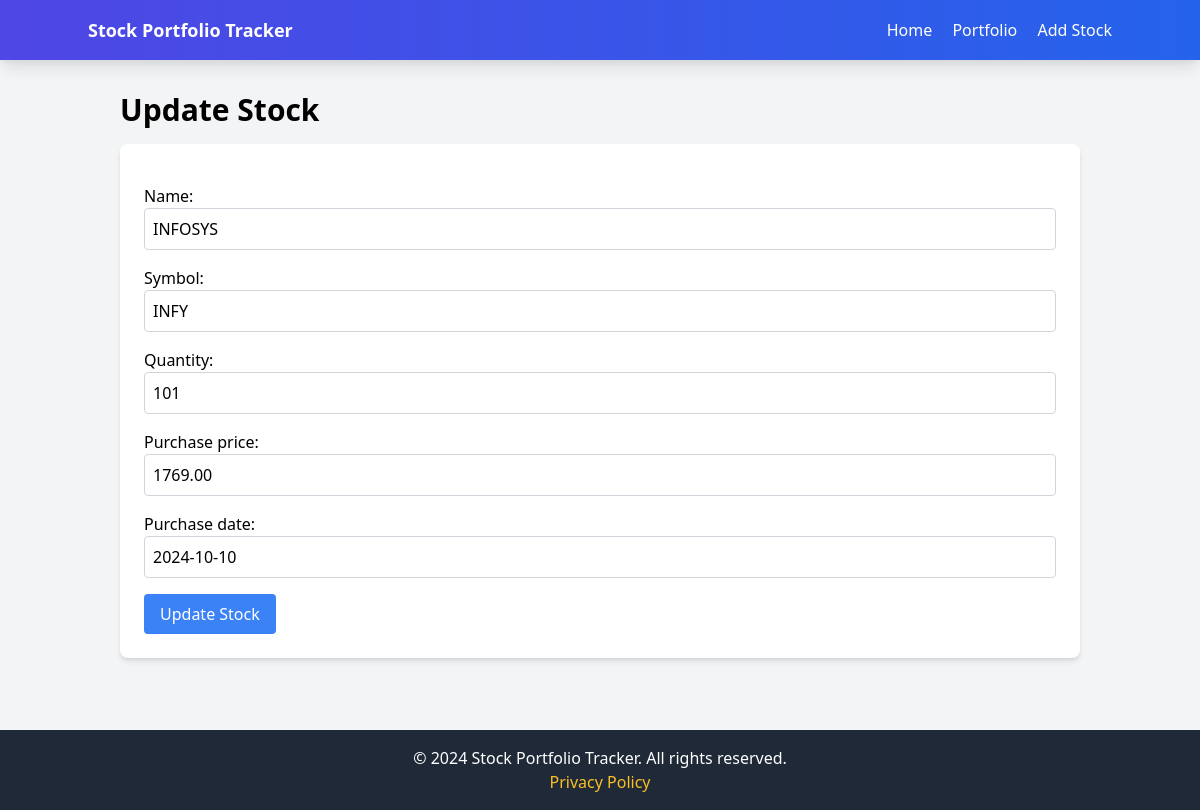
The app's page /update/2/ (signed in) with its own data.
### portfolio/models.py (models this page shows, shortened)
class Stock(models.Model):
    user = models.ForeignKey(User, on_delete=models.CASCADE)
    name = models.CharField(max_length=100, default='Unnamed Stock')
    symbol = models.CharField(max_length=10)
    quantity = models.PositiveIntegerField()
    purchase_price = models.DecimalField(max_digits=10, decimal_places=2)
    current_price = models.DecimalField(max_digits=10, decimal_places=2, default=0)  # Assuming you have this field already
    daily_change = models.DecimalField(max_digits=10, decimal_places=2, default=0)  # New field for daily change
    purchase_date = models.DateField(default=timezone.now)

### portfolio/views.py (the view)
# urls.py: path('update/<int:stock_id>/', update_stock, name='update_stock'),
@login_required
def update_stock(request, stock_id):
    stock = get_object_or_404(Stock, id=stock_id, user=request.user)
    if request.method == 'POST':
        form = StockForm(request.POST, instance=stock)
        if form.is_valid():
            form.save()
            messages.success(request, 'Stock updated successfully!')
            return redirect('portfolio_view')
    else:
        form = StockForm(instance=stock)
    return render(request, 'portfolio/update_stock.html', {'form': form})

### portfolio/forms.py
class StockForm(forms.ModelForm):
    class Meta:
        model = Stock
        fields = ['name', 'symbol', 'quantity', 'purchase_price', 'purchase_date']
    def __init__(self, *args, **kwargs):
        super().__init__(*args, **kwargs)
        for field in self.fields.values():
            field.widget.attrs.update({
                'class': 'form-input border border-gray-300 rounded p-2 w-full'
            })

### portfolio/templates/portfolio/update_stock.html (shortened to what this page needs)
{% extends 'base.html' %}
{% block content %}
<div class="container mx-auto p-4">
    <h1 class="text-3xl font-bold mb-4">Update Stock</h1>
    <div class="bg-white p-6 rounded-lg shadow-md">
        <form method="POST" class="space-y-4">
            {{ form.as_p }}
            <button type="submit" class="bg-blue-500 text-white py-2 px-4 rounded hover:bg-blue-600">Update Stock</button>
        </form>
    </div>
</div>
{% endblock %}

### records on screen
Stock: name "INFOSYS", symbol "INFY", quantity "101", purchase_price "1769.00", purchase_date "2024-10-10"
